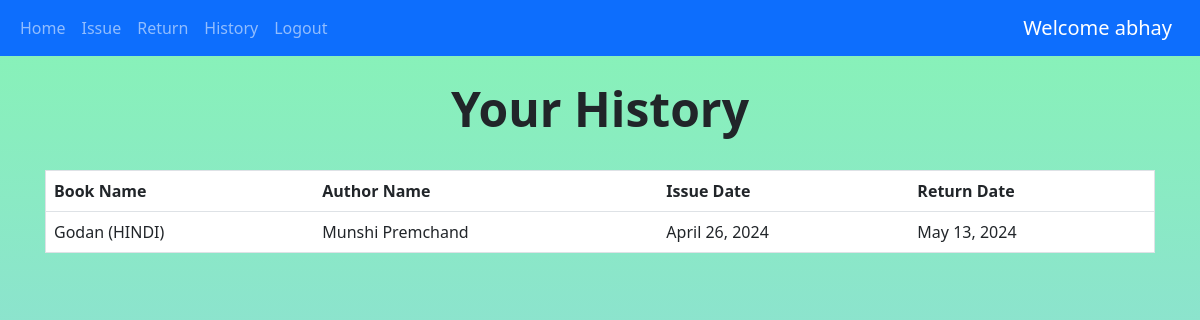
Screenshot of /history (signed in) with the database file from the repository.
### books/models.py (models this page shows, shortened)
class IssuedItem(models.Model):
    book_id = models.ForeignKey(Book, on_delete=models.CASCADE)
    user_id = models.ForeignKey(User, on_delete=models.CASCADE)
    issue_date = models.DateField(default=date.today(),blank=False)
    return_date = models.DateField(blank=True,null=True)

class Book(models.Model):
    book_name = models.CharField(max_length=150)
    author_name = models.CharField(max_length=200)
    quantity = models.IntegerField(default=1)
    subject = models.CharField(max_length=2000)
    book_add_time = models.TimeField(default=timezone.now())
    book_add_date = models.DateField(default=date.today())
    class Meta:
        unique_together = ('book_name','author_name')

### books/views.py (the view)
# urls.py: path('history',views.history,name='history'),
@login_required(login_url='login')
def history(request):
    my_items = IssuedItem.objects.filter(user_id=request.user).order_by('-issue_date')
    paginator = Paginator(my_items,10)
    page_number = request.GET.get('page')
    show_data_final = paginator.get_page(page_number)
    return render(request,'history.html',{'books':show_data_final})

### templates/history.html (shortened to what this page needs)
{% extends 'base.html' %} {% block content %}
<center>
  <br />
  <h1 class="display-5 fw-bold">Your History</h1>
  <br />
</center>
<div class="container">
  <table class="table">
    <thead class="thead-dark">
      <tr>
        <th scope="col">Book Name</th>
        <th scope="col">Author Name</th>
        <th scope="col">Issue Date</th>
        <th scope="col">Return Date</th>
      </tr>
    </thead>
    <tbody>
      {% for book in books %}
      <tr>
        <td>{{book.book_id.book_name}}</td>
        <td>{{book.book_id.author_name}}</td>
        <td>{{book.issue_date}}</td>
        <td>{{book.return_date}}</td>
      </tr>
      {% endfor %}
    </tbody>
  </table>
</div>
{% endblock %}

### templates/base.html (shortened to what this page needs)
{% load static %}
<!DOCTYPE html>
<html lang="en">
<head>
    <link href="https://cdn.jsdelivr.net/npm/bootstrap@5.2.3/dist/css/bootstrap.min.css" rel="stylesheet">
</head>
<body>
    <nav class="navbar navbar-expand-lg bg-body-light,navbar navbar-dark bg-primary">
        <div class="container-fluid">
            <div class="collapse navbar-collapse" id="navbarSupportedContent">
                <ul class="navbar-nav me-auto mb-2 mb-lg-0">
                    {% if not user.is_authenticated %}
                    <li class="nav-item">
                        <a class="nav-link" href={% url 'login' %}>Login</a>
                    </li>
                    <li class="nav-item">
                        <a class="nav-link" href="{% url 'register' %}">Register</a>
                    </li>
                    {% else %}
                    <li class="nav-item">
                        <a class="nav-link" href="/">Home</a>
                    </li>
                    <li class="nav-item">
                        <a class="nav-link" href={% url "issue" %}>Issue</a>
                    </li>
                    <li class="nav-item">
                        <a class="nav-link" href={%url "return_item"%}>Return</a>
                    </li>
                    <li class="nav-item">
                        <a class="nav-link" href={%url 'history' %}>History</a>
                    </li>
                    <li class="nav-item">
                        <a class="nav-link" href={%url "logout"%}>Logout</a>
                    </li>
                    {% endif %}
                </ul>
            </div>
            {% if user.is_authenticated %}
            <a class="navbar-brand" href="#">Welcome {{request.user.first_name}}</a>
            {% endif %}
        </div>
    </nav>
    {% block content %}
    {% endblock %}
</body>
</html>

### templates/base.html (style rules this page uses)
body { background-color: linear-gradient(#89b4f4, #cf7ade); background-repeat: no-repeat; background-size: cover; }

### templates/history.html (style rules this page uses)
table { border-collapse: collapse; border-spacing: 0; border-radius: 10px; width: 100%; border: 1px solid #ddd; }
th, td { text-align: left; padding: 16px; }
tr:nth-child(odd) { background-color: #ffffff; }
.container { width: 100%; padding-right: 15px; padding-left: 15px; margin-right: auto; margin-left: auto; }
body { background: linear-gradient(#87f4b5, #93cbf1); background-repeat: no-repeat; background-attachment: fixed; }

### rows the page displays
IssuedItem: book_id.book_name "Godan (HINDI)", book_id.author_name "Munshi Premchand", issue_date "April 26, 2024", return_date "May 13, 2024"

### other values shown
{{ request.user.first_name }} "abhay"
